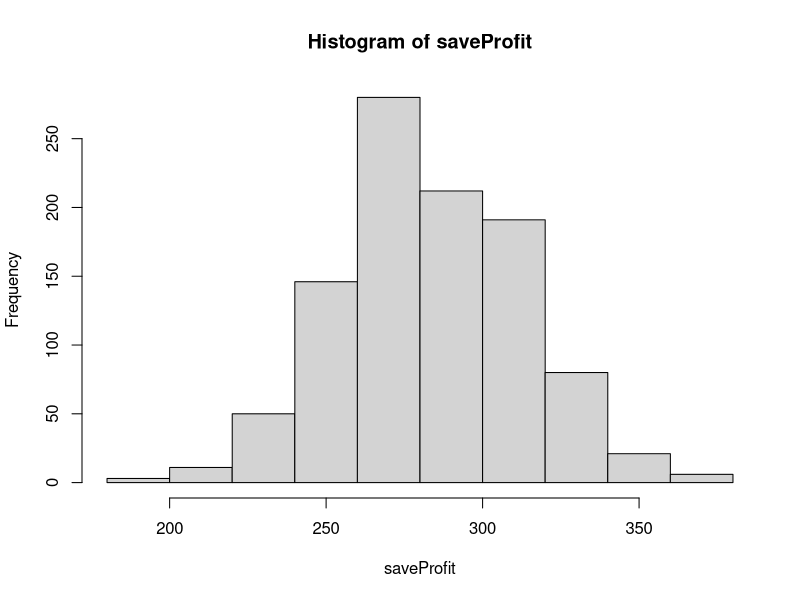

Reproduce this figure in R.
## ---- chunk 1
knitr::opts_chunk$set(echo = TRUE)
require(tidyverse)
require(tidyverse)
require(knitr)
## ---- chunk 2
days=1:365
saveProfit=vector("numeric")
for(run in 1:1000){
  

profit=0
for(i in 1:637){
bdays=sample(days,size=35,replace=TRUE)  
n=length(unique(bdays))
if(n<35){
  profit=profit+1
 }else{profit=profit-2}
}
saveProfit[run]=profit
}

## ---- chunk 3
hist(saveProfit)
## ---- chunk 4
sortProfit=sort(saveProfit)
print(sortProfit[25])
print(sortProfit[975])
